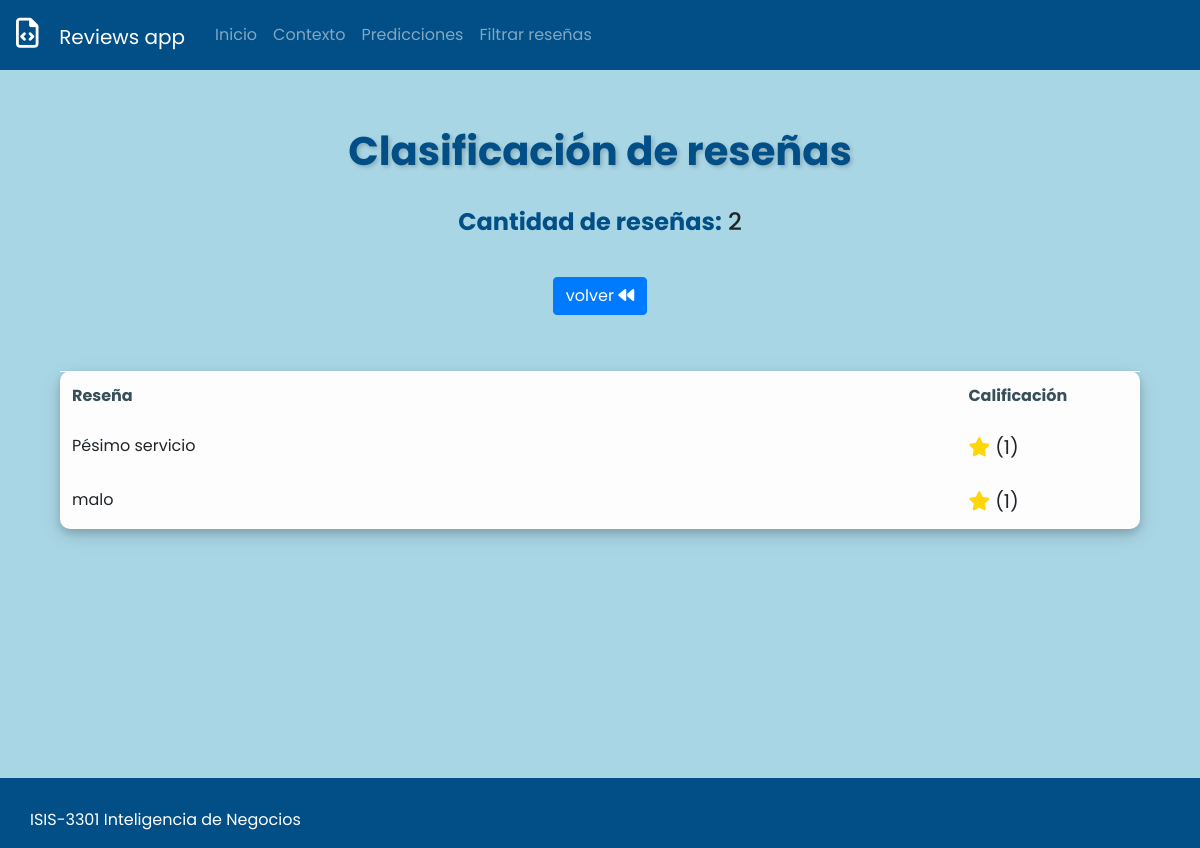
Page /predict/1 on the earlier database version.
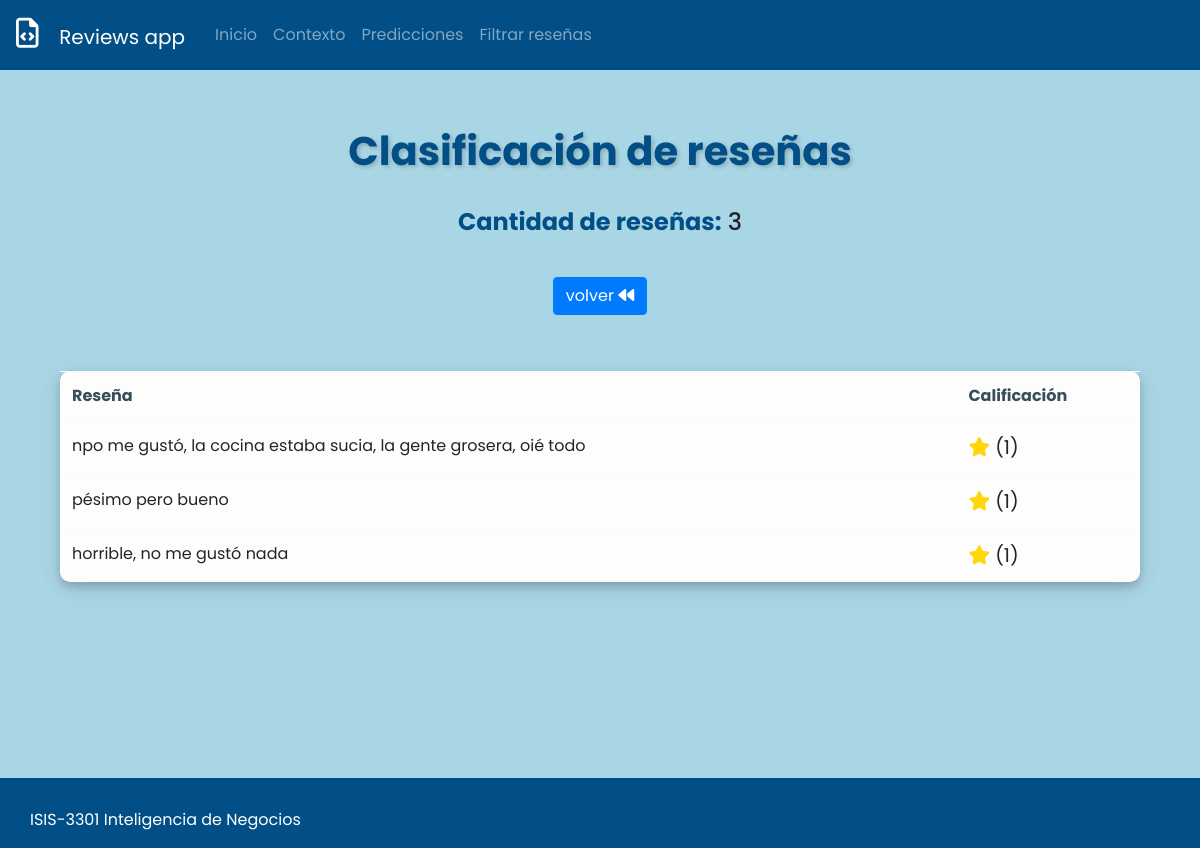
Same page on the later database version.
### predict/models.py (models this page shows, shortened)
class Reviews(models.Model):
    review = models.CharField(max_length=10000)
    classification = models.IntegerField()

### predict/views.py (the view)
# urls.py: path('predict/1', views.review_list_1, name='review_list'),
def review_list_1(request):
    reviews = get_reviews_filter(1)
    context = {
        'review_list': reviews,
        'filter': True,
        'quantity': len(reviews)
    }
    return render(request, 'reviews.html', context)

### predict/logic/logic.py (called while the page is built)
def get_reviews_filter(num: int):
    queryset = Reviews.objects.filter(classification=num)
    return (queryset)

### predict/templates/reviews.html (shortened to what this page needs)
{% extends 'base.html' %} {% block content %}
<div class="content">
  <div class="">
    <div
      class="page-header-title"
      data-aos="fade-down"
      data-aos-duration="1600"
    >
      <h1 class="page-title" style="text-align: center">
        Clasificación de reseñas
      </h1>
      <h4 style="text-align: center">
        <strong>Cantidad de reseñas:</strong> {{ quantity }}
      </h4>
    </div>
  </div>
  <br />
  <div
    class="page-content-wrapper"
    data-aos="fade-down"
    data-aos-duration="1500"
  >
    <div class="container">
      <div style="display: flex; justify-content: center">
        {% if filter == False %}
        <a class="nav-link" href="/reviewcreate/">
          <button
            class="btn btn-primary"
            data-aos="fade-down"
            data-aos-duration="1500"
            href="/reviewcreate"
          >
            <i class="fa-solid fa-plus"></i> Añadir reseña y clasificarla
          </button>
        </a>
        {% else %}
        <a class="nav-link" href="/reviewgroup/">
          <button
            class="btn btn-primary"
            data-aos="fade-down"
            data-aos-duration="1500"
            href="/reviewgroups"
          >
            volver <i class="fa-solid fa-backward"></i>
          </button>
        </a>
        {% endif %}
      </div>
      <br />
      <br />
      <div class="panel panel-default">
        <div class="panel-body" data-aos="fade-down" data-aos-duration="1500">
          <table
            class="table table-hover table-light"
            data-aos="fade-down"
            data-aos-duration="1500"
          >
            <thead>
              <tr style="color: #374f59">
                <th>Reseña</th>
                <th style="width: 17%">Calificación</th>
              </tr>
            </thead>
            <tbody>
              {% for review in review_list %}
              <tr>
                <td>{{ review.review }}</td>
                <td style="font-size: 120%" class="star">
                  {% if review.classification == 5 %}
                  <span
                    ><i class="fa-solid fa-star"></i
                    ><i class="fa-solid fa-star"></i
                    ><i class="fa-solid fa-star"></i
                    ><i class="fa-solid fa-star"></i
                    ><i class="fa-solid fa-star"></i
                  ></span>
                  {% elif review.classification == 3 %}
                  <span
                    ><i class="fa-solid fa-star"></i
                    ><i class="fa-solid fa-star"></i
                    ><i class="fa-solid fa-star"></i
                  ></span>
                  {% elif review.classification == 2 %}
                  <span
                    ><i class="fa-solid fa-star"></i
                    ><i class="fa-solid fa-star"></i
                  ></span>
                  {% elif review.classification == 1 %}
                  <span><i class="fa-solid fa-star"></i></span>
                  {% else %}
                  <span></span>
                  {% endif %} ({{ review.classification }})
                </td>
              </tr>
              {% endfor %}
            </tbody>
          </table>
        </div>
      </div>
    </div>
  </div>
</div>
{% endblock %}

Differences in the rows shown:
removed Reviews: review "Pésimo servicio", classification "1"
removed Reviews: review "malo", classification "1"
added Reviews: review "npo me gustó, la cocina estaba sucia, la gente grosera, oié todo", classification "1"
added Reviews: review "pésimo pero bueno", classification "1"
added Reviews: review "horrible, no me gustó nada", classification "1"
Other differences:
{{ quantity }}: "2" → "3"
